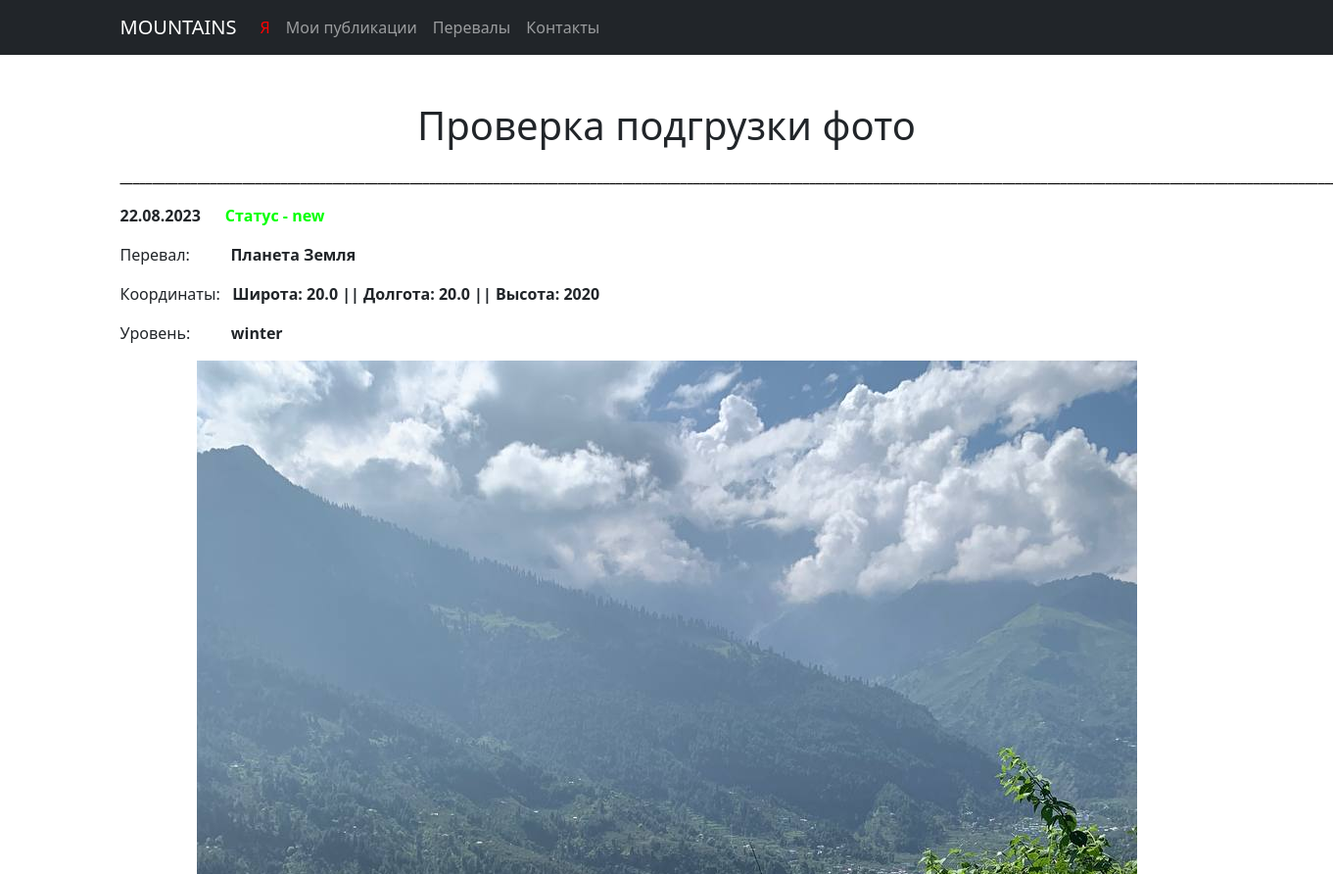
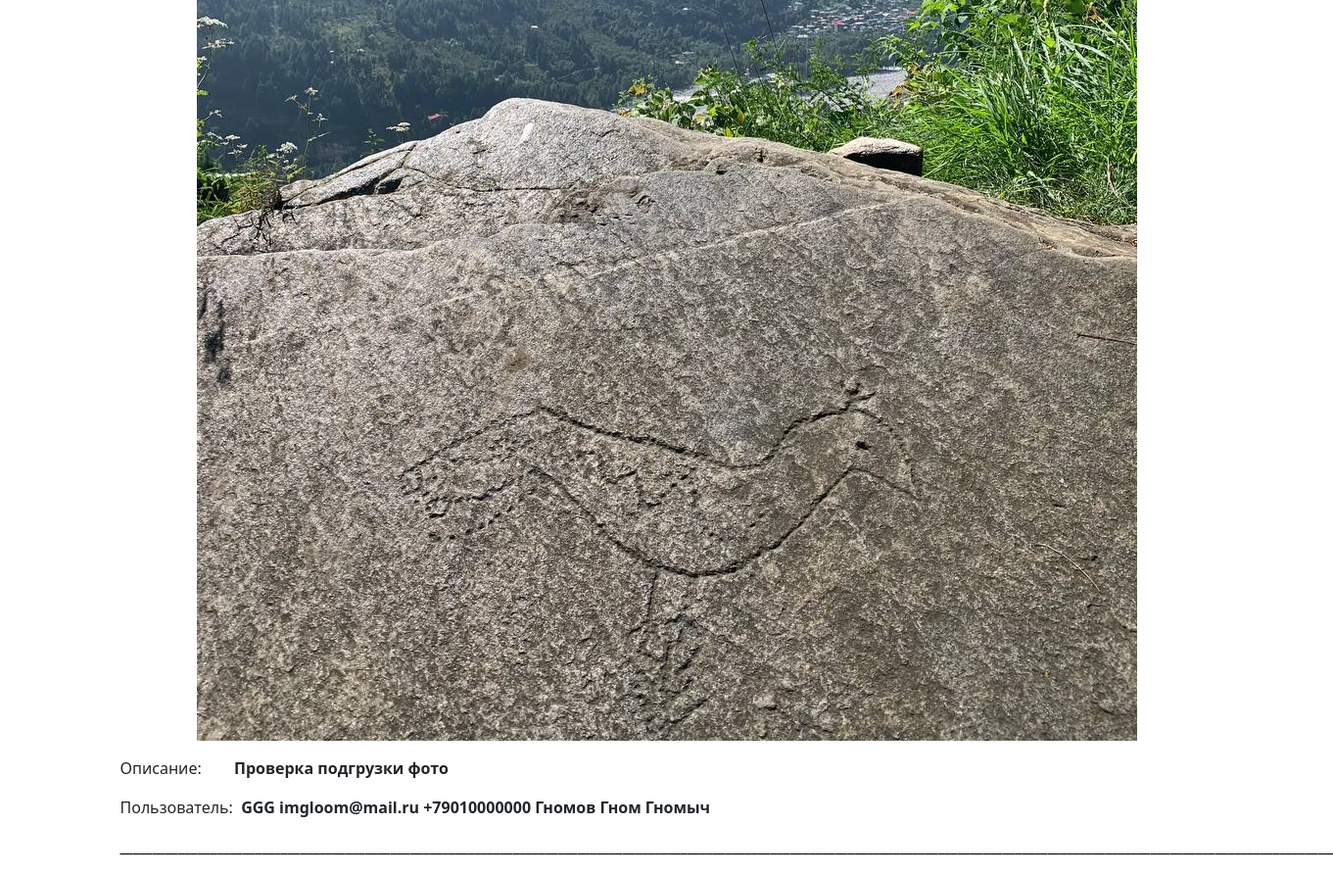
The page /mountains/78 on the database its author committed (2 pictures, top to bottom).
### Point/models.py (models this page shows, shortened)
class Point(models.Model):
    pereval = models.ManyToManyField('Pereval', through = 'PointPereval', related_name='point')     # Связь с перевалами
    title = models.CharField(max_length=50)                                                         # Поле для заголовка
    description = models.TextField()                                                                 # Поле для описания
    coords = models.OneToOneField(Coords, on_delete=models.CASCADE)                # Поле с географическими координатами
    level = models.ManyToManyField('Level', through = 'PointLevel', related_name='point')   # Связь с уровнями сложности
    photo = models.ImageField(upload_to='photos/', null=True, blank=True)           # Определяем поле для вложений(фото)
    user = models.ForeignKey('Users', on_delete=models.CASCADE)                 # Связь «один ко многим» с моделью Users
    add_time = models.DateTimeField(auto_now_add=True)                                                # Время публикации
    status = models.ManyToManyField('Status', through = 'PointStatus', related_name='point')        # Связь со статусами

class Status(models.Model):
    NEW = 'new'
    PEN = 'pending'
    ACC = 'accepted'
    REJ = 'rejected'
    POSITION = [
        (NEW, 'new'),
        (PEN, 'pending'),
        (ACC, 'accepted'),
        (REJ, 'rejected'),
    ]
    name_status = models.CharField(max_length=20, choices = POSITION, default = NEW, unique=False)
    def __str__(self):
        return self.name_status

class Pereval(models.Model):
    PE = 'Планета Земля'
    PA = 'Памиро-Алай'
    A = 'Алтай'
    NSR = 'Северо-Чуйский хребет'
    SCR = 'Южно-Чуйский хребет'
    KR = 'Катунский хребет'
    FM = 'Фанские горы'
    HR = 'Гиссарский хребет (участок западнее перевала Анзоб)'
    MMK = 'Матчинский горный узел'
    TH = 'Горный узел Такали, Туркестанский хребет'
    HA = 'Высокий Алай'
    EA = 'Кичик-Алай и Восточный Алай'
    ALA = 'Аладаглар'
    T = 'Тавр'
    S = 'Саяны'
    RL = 'Хребет Листвяга'
    IR = 'Ивановский хребет'
    MMT = 'Массив Мунгун-Тайга'
    RTS = 'Хребет Цаган-Шибэту'
    RCH = 'Хребет Чихачева (Сайлюгем)'
    SHR = 'Шапшальский хребет'
    RSA = 'Хребет Южный Алтай'
    RMA = 'Хребет Монгольский Алтай'
    WS = 'Западный Саян'
    ES = 'Восточный Саян'
    KA = 'Кузнецкий Алатау'
    KUR = 'Курайский хребет'
    POSITIONS = [
        (PE, 'Планета Земля'),
        (PA, 'Памиро-Алай'),
        (A, 'Алтай'),
        (NSR, 'Северо-Чуйский хребет'),
        (SCR, 'Южно-Чуйский хребет'),
        (KR, 'Катунский хребет'),
        (FM, 'Фанские горы'),
        (HR, 'Гиссарский хребет (участок западнее перевала Анзоб)'),
        (MMK, 'Матчинский горный узел'),
        (TH, 'Горный узел Такали, Туркестанский хребет'),
        (HA, 'Высокий Алай'),
        (EA, 'Кичик-Алай и Восточный Алай'),
        (ALA, 'Аладаглар'),
        (T, 'Тавр'),
        (S, 'Саяны'),
        (RL, 'Хребет Листвяга'),
        (IR, 'Ивановский хребет'),
        (MMT, 'Массив Мунгун-Тайга'),
        (RTS, 'Хребет Цаган-Шибэту'),
        (RCH, 'Хребет Чихачева (Сайлюгем)'),
        (SHR, 'Шапшальский хребет'),
        (RSA, 'Хребет Южный Алтай'),
        (RMA, 'Хребет Монгольский Алтай'),
        (WS, 'Западный Саян'),
        (ES, 'Восточный Саян'),
        (KA, 'Кузнецкий Алатау'),
        (KUR, 'Курайский хребет'),
    ]
    name_pereval = models.CharField(max_length=60, choices = POSITIONS, default = PE, unique = True)

class Coords(models.Model):
    latitude = models.FloatField()                  # Широта
    longitude = models.FloatField()                 # Долгота
    height = models.IntegerField(default = 0)       # Высота
    def __str__(self):
        return f'Широта: {self.latitude} || Долгота: {self.longitude} || Высота: {self.height}'

class Level(models.Model):
    winter = 'winter'
    summer = 'summer'
    autumn = 'autumn'
    spring = 'spring'
    SEASON = [
        (winter, 'winter'),
        (summer, 'summer'),
        (autumn, 'autumn'),
        (spring, 'spring'),
    ]
    name_level = models.CharField(max_length=20, choices = SEASON, default = winter, unique=False)
    def __str__(self):
        return self.name_level

class Users(models.Model):
    objects = None
    user = models.OneToOneField(User, on_delete=models.CASCADE)        # Связь «один к одному» с встроенной моделью User
    email = models.EmailField(max_length=254)                          # Поле для email пользователя
    phone = models.CharField(max_length=20)                            # Поле для номера телефона пользователя
    surname = models.CharField(max_length=50)                          # Поле для фамилии пользователя
    name = models.CharField(max_length=50)                             # Поле для имени пользователя
    otchestvo = models.CharField(max_length=50, blank=True)            # Поле для отчества пользователя (необязательное,
    def __str__(self):
        return f'{self.user} {self.email} {self.phone} {self.surname} {self.name} {self.otchestvo}'

### Point/views.py (the view)
# urls.py: path('<int:pk>', PointDetail.as_view(), name='point_detail'),
class PointDetail(DetailView):                                         # Для отображения одного экземпляра таблицы из БД
    model = Point
    template_name = 'point_detail.html'
    context_object_name = 'point'

### templates/point_detail.html
{% extends 'flatpages/default.html' %}
{% block title %}
<h1><p style="text-align: center;">{{ point.title }}</p></h1>
{% endblock title %}
{% block content %}
<p style="text-align: left;"><strong><span style="color: #000000;">_______________________________________________________________________________________________________________________________________________________________________________________________________</span></strong></p>
<p style="text-align: left;"><strong>{{ point.add_time|date:'d.m.Y' }}&nbsp; &nbsp; &nbsp; <span style="color: #00ff00;">Статус -</span> <span style="color: #00ff00;"> {% for status in point.status.all %}{{ status }}{% endfor %} </span> </strong></p>
<p style="text-align: left;">Перевал:&nbsp; &nbsp; &nbsp; &nbsp; &nbsp; <strong>{% for pereval in point.pereval.all %}{{ pereval.name_pereval }}{% endfor %}</strong></p>
<p style="text-align: left;">Координаты:&nbsp; &nbsp;<strong>{{ point.coords }}</strong></p>
<p style="text-align: left;">Уровень:&nbsp; &nbsp; &nbsp; &nbsp; &nbsp; <strong>{% for level in point.level.all %}{{ level }}{% endfor %}</strong></p>
<p style="text-align: center;">{% if point.photo %}<img src="{{ point.photo.url }}" alt="Фото" style="max-width: 100%;" />{% endif %}</p>
<p style="text-align: left;">Описание:&nbsp; &nbsp; &nbsp; &nbsp; <strong>{{ point.description }}</strong></p>
<p style="text-align: left;">Пользователь:&nbsp; <strong>{{ point.user }}</strong></p>
<p style="text-align: left;"><strong><span style="color: #000000;">______________________________________________________________________________________________________________________________________________________________________________________________________</span></strong></p>
{% endblock content %}

### rows shown on the page
Point: title "Проверка подгрузки фото", add_time "22.08.2023", coords "Широта: 20.0 || Долгота: 20.0 || Высота: 2020", photo (picture), description "Проверка подгрузки фото", user "GGG imgloom@mail.ru +79010000000 Гномов Гном Гномыч"
Status: name_status "new"
Pereval: name_pereval "Планета Земля"
Level: name_level "winter"
